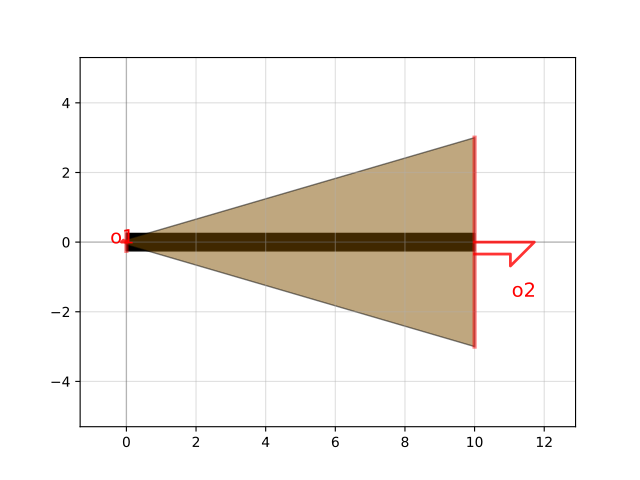

The script that drew this image:
import gdsfactory as gf

c = gf.components.taper_strip_to_ridge(length=10.0, width1=0.5, width2=0.5, w_slab1=0.15, w_slab2=6.0, layer_wg='WG', layer_slab='SLAB90', cross_section='strip')
c.plot()
